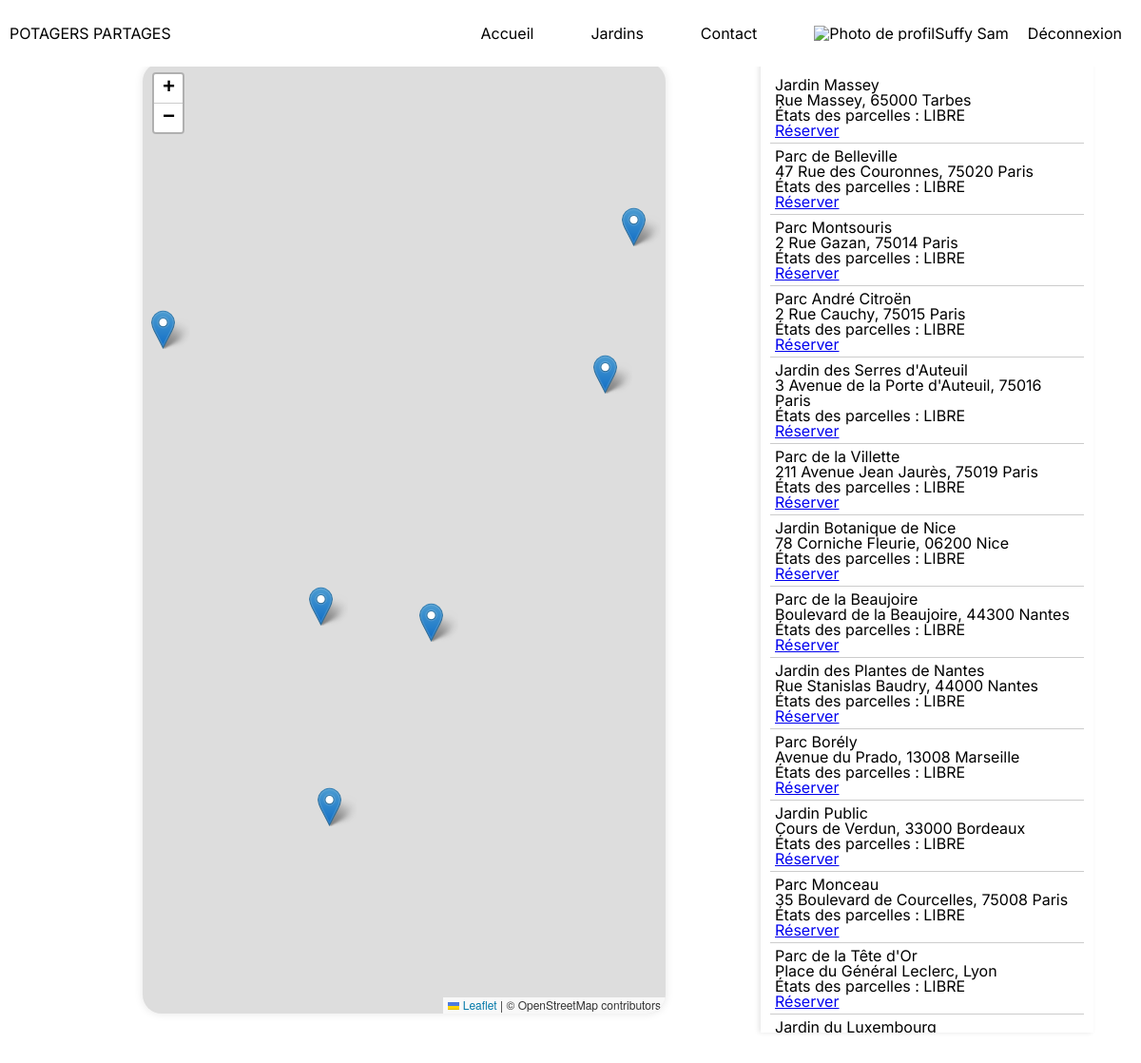
/parcelles/tableReservation.php (signed in), run on the app's committed database.
### tables this page shows
CREATE TABLE `jardins` (
  `jardin_id` int(11) NOT NULL,
  `jardin_nom` varchar(50) NOT NULL,
  `jardin_surface` int(11) NOT NULL,
  `jardin_adr` varchar(100) NOT NULL,
  `jardin_ville` varchar(50) NOT NULL,
  `jardin_coordLat` varchar(10) NOT NULL,
  `jardin_coordLong` varchar(10) NOT NULL,
  `jardin_photo` varchar(50) NOT NULL,
  `jardin_maps` varchar(100) NOT NULL,
  `jardin_infoTerre` varchar(100) NOT NULL
);

### composants/maps.php (the view, shortened to what this page needs)
<div id="map-container">
    <div id="map"></div>
    <div id="locations">
        <ul id="location-list">
            <?php
            $stmt = $bd->query("SELECT * FROM jardins");
            $locations = $stmt->fetchAll(PDO::FETCH_ASSOC);
            foreach ($locations as $location): ?>
                <li data-lat="<?= $location['jardin_coordLat'] ?>" data-lng="<?= $location['jardin_coordLong'] ?>" data-name="<?= $location['jardin_nom'] ?>" data-adr="<?= $location['jardin_adr'] ?>" data-gmaps="<?= $location['jardin_maps'] ?>">
                    <?= $location['jardin_nom'] ?>
                    <br>
                    <?= $location['jardin_adr'] ?>
                    <br>
                    <?php
                    $stmt_parcelles = $bd->prepare("SELECT * FROM parcelles WHERE _jardin_id = ?");
                    $stmt_parcelles->execute([$location['jardin_id']]);
                    $parcelles = $stmt_parcelles->fetchAll(PDO::FETCH_ASSOC);
                    $etats = [];
                    foreach ($parcelles as $parcelle) {
                        $etats[] = $parcelle['parcelle_etat'];
                    }
                    $etats_str = implode(', ', $etats);
                    ?>
                    <small>États des parcelles : <?= $etats_str ?></small>
                    <br>
                    <?php
                    if (isset($_SESSION['user_id'])) {
                        echo '<td><a href="verifReservation.php?users='.$_SESSION['user_id'].'&parcelles='.$parcelle['parcelle_id'].'">Réserver</a></td>';
                    } else {
                        echo '<td><a href="/users/formConnexion.php">Connectez-vous pour réserver</a></td>';
                    }
                    ?>
                </li>
            <?php endforeach; ?>
        </ul>
    </div>
</div>

### src/assets/css/style.css (style rules this page uses)
html, body, div, span, applet, object, iframe, h1, h2, h3, h4, h5, h6, p, blockquote, pre, a, abbr, acronym, address, big, cite, code, del, dfn, em, img, ins, kbd, q, s, samp, small, strike, strong, sub, sup, tt, var, b, u, i, center, dl, dt, dd, ol, ul, li, fieldset, form, label, legend, table, caption, tbody, tfoot, thead, tr, th, td, article, aside, canvas, details, embed, figure, figcaption, footer, header, hgroup, menu, nav, output, ruby, section, summary, time, mark, audio, video { margin: 0; padding: 0; border: 0; font-size: 100%; font: inherit; vertical-align: baseline; }
body { line-height: 1; }
ol, ul { list-style: none; }
body { font-family: "Inter", sans-serif; }

### composants/maps.php (style rules this page uses)
#map-container { display: flex; padding: 50px; align-items: start; justify-content: center; }
#map { width: 50%; height: 1000px; margin: 0px 100px 100px 100px; box-shadow: 0 0 10px rgba(0,0,0,0.1); border-radius: 20px; }
#locations { width: 30%; height: 1000px; overflow-y: auto; padding: 10px; box-shadow: -2px 0 5px rgba(0,0,0,0.1); }
#location-list { list-style: none; padding: 0; }
#location-list li { cursor: pointer; padding: 5px; border-bottom: 1px solid #ccc; }

### data on the page
jardins: jardin_nom "Jardin Massey", jardin_adr "Rue Massey, 65000 Tarbes", etats_str "LIBRE"
jardins: jardin_nom "Parc de Belleville", jardin_adr "47 Rue des Couronnes, 75020 Paris", etats_str "LIBRE"
jardins: jardin_nom "Parc Montsouris", jardin_adr "2 Rue Gazan, 75014 Paris", etats_str "LIBRE"
jardins: jardin_nom "Parc André Citroën", jardin_adr "2 Rue Cauchy, 75015 Paris", etats_str "LIBRE"
jardins: jardin_nom "Jardin des Serres d'Auteuil", jardin_adr "3 Avenue de la Porte d'Auteuil, 75016 Paris", etats_str "LIBRE"
jardins: jardin_nom "Parc de la Villette", jardin_adr "211 Avenue Jean Jaurès, 75019 Paris", etats_str "LIBRE"
jardins: jardin_nom "Jardin Botanique de Nice", jardin_adr "78 Corniche Fleurie, 06200 Nice", etats_str "LIBRE"
jardins: jardin_nom "Parc de la Beaujoire", jardin_adr "Boulevard de la Beaujoire, 44300 Nantes", etats_str "LIBRE"
jardins: jardin_nom "Jardin des Plantes de Nantes", jardin_adr "Rue Stanislas Baudry, 44000 Nantes", etats_str "LIBRE"
jardins: jardin_nom "Parc Borély", jardin_adr "Avenue du Prado, 13008 Marseille", etats_str "LIBRE"
jardins: jardin_nom "Jardin Public", jardin_adr "Cours de Verdun, 33000 Bordeaux", etats_str "LIBRE"
jardins: jardin_nom "Parc Monceau", jardin_adr "35 Boulevard de Courcelles, 75008 Paris", etats_str "LIBRE"
jardins: jardin_nom "Parc de la Tête d'Or", jardin_adr "Place du Général Leclerc, Lyon", etats_str "LIBRE"
jardins: jardin_nom "Jardin du Luxembourg"

### other printed values
$_SESSION['user_nom'] "Suffy"
$_SESSION['user_prnm'] "Sam"
